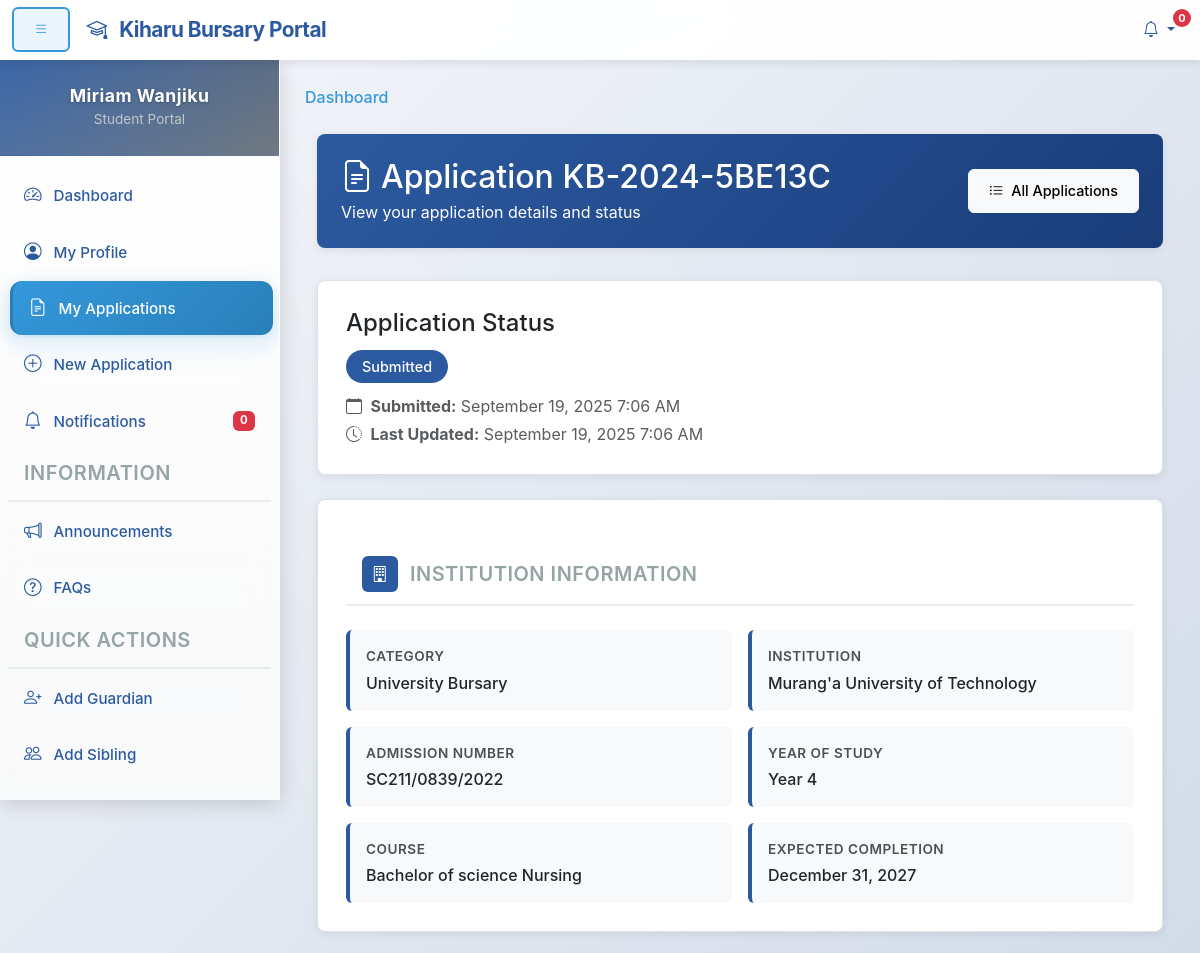
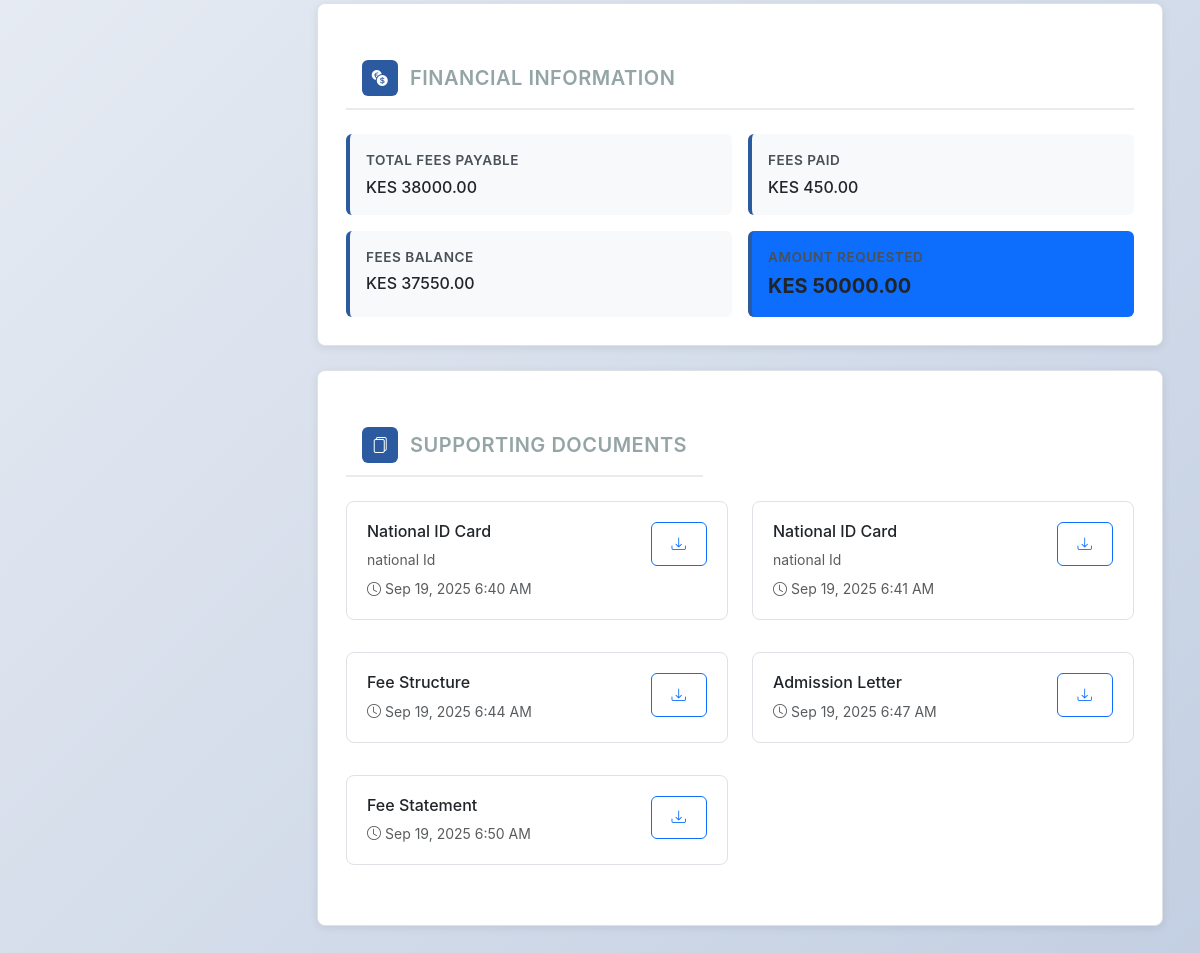
The page /student/application/75/ (signed in) on the database as committed earlier (2 pictures, top to bottom).
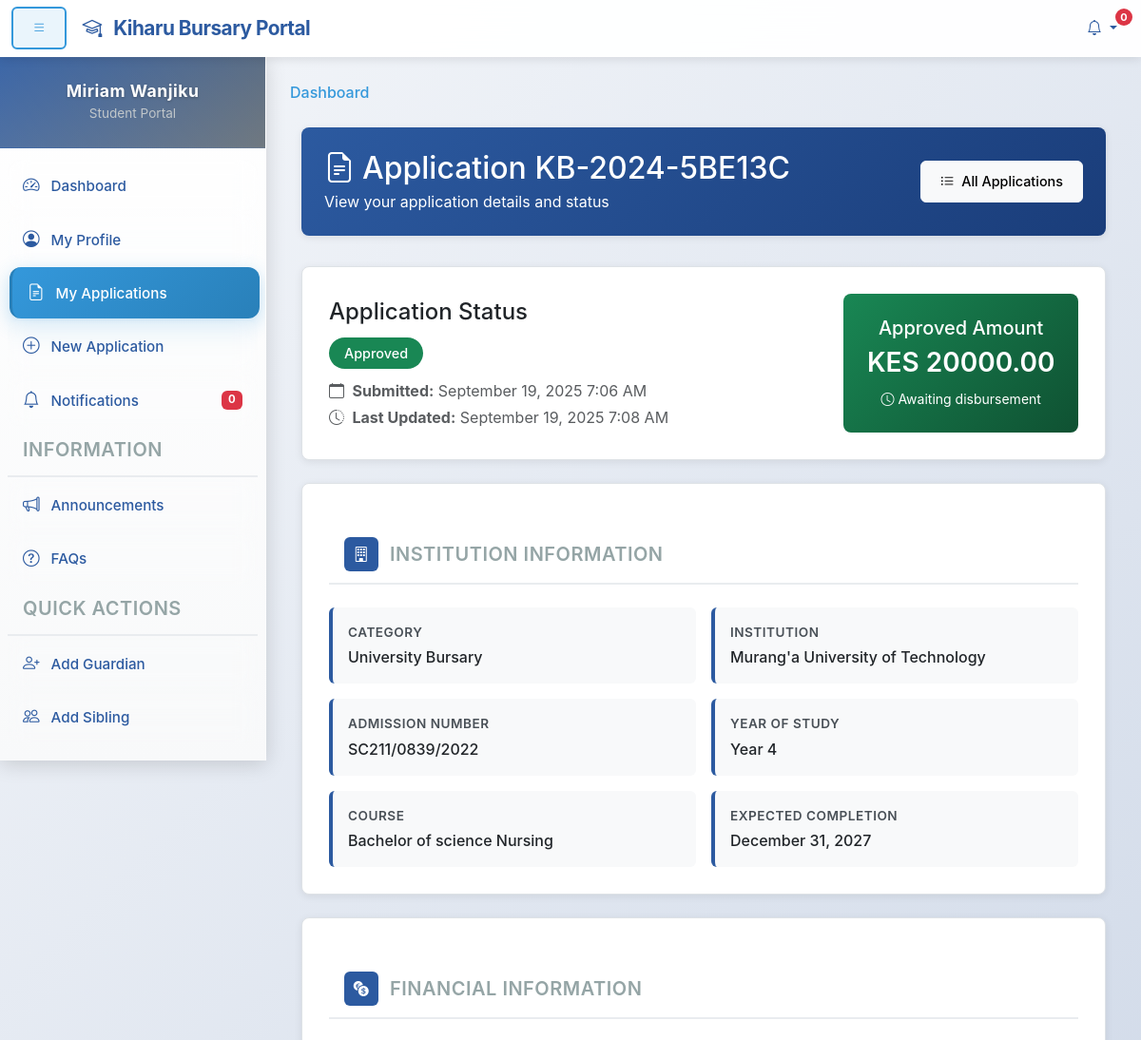
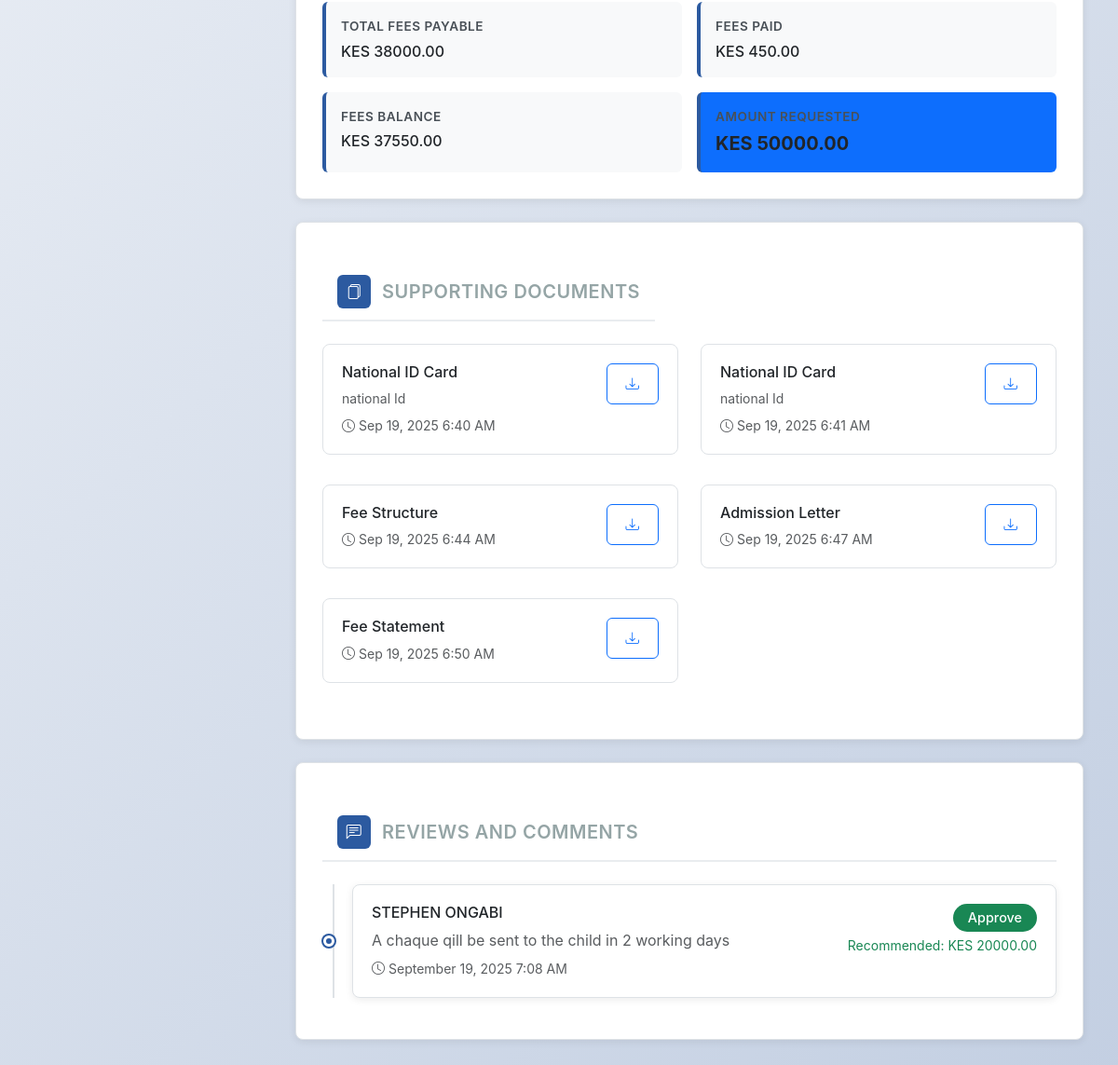
The same page on the database as committed later (2 pictures, top to bottom).
### kiharu_system/models.py (models this page shows, shortened)
class Application(models.Model):
    APPLICATION_STATUS = (
        ('draft', 'Draft'),
        ('submitted', 'Submitted'),
        ('under_review', 'Under Review'),
        ('approved', 'Approved'),
        ('rejected', 'Rejected'),
        ('disbursed', 'Disbursed'),
    )
    application_number = models.CharField(max_length=20, unique=True, editable=False)
    applicant = models.ForeignKey(Applicant, on_delete=models.CASCADE, related_name='applications')
    fiscal_year = models.ForeignKey(FiscalYear, on_delete=models.CASCADE)
    bursary_category = models.ForeignKey(BursaryCategory, on_delete=models.CASCADE)
    institution = models.ForeignKey(Institution, on_delete=models.CASCADE)
    status = models.CharField(max_length=20, choices=APPLICATION_STATUS, default='draft')
    admission_number = models.CharField(max_length=100)
    year_of_study = models.PositiveIntegerField()
    course_name = models.CharField(max_length=200, blank=True, null=True)  # For college/university
    expected_completion_date = models.DateField()
    total_fees_payable = models.DecimalField(max_digits=10, decimal_places=2)
    fees_paid = models.DecimalField(max_digits=10, decimal_places=2)
    fees_balance = models.DecimalField(max_digits=10, decimal_places=2)
    amount_requested = models.DecimalField(max_digits=10, decimal_places=2)
    other_bursaries = models.BooleanField(default=False)
    other_bursaries_amount = models.DecimalField(max_digits=10, decimal_places=2, default=0)
    other_bursaries_source = models.CharField(max_length=200, blank=True, null=True)
    is_orphan = models.BooleanField(default=False)
    is_disabled = models.BooleanField(default=False)
    has_chronic_illness = models.BooleanField(default=False)
    chronic_illness_description = models.TextField(blank=True, null=True)
    date_submitted = models.DateTimeField(auto_now_add=True)
    last_updated = models.DateTimeField(auto_now=True)
    previous_allocation = models.BooleanField(default=False)
    previous_allocation_year = models.CharField(max_length=20, blank=True, null=True)
    previous_allocation_amount = models.DecimalField(max_digits=10, decimal_places=2, default=0)

class Document(models.Model):
    DOCUMENT_TYPES = (
        ('id_card', 'National ID Card'),
        ('admission_letter', 'Admission Letter'),
        ('fee_structure', 'Fee Structure'),
        ('fee_statement', 'Fee Statement'),
        ('academic_results', 'Academic Results'),
        ('birth_certificate', 'Birth Certificate'),
        ('parent_id', 'Parent/Guardian ID'),
        ('death_certificate', 'Death Certificate'),
        ('medical_report', 'Medical Report'),
        ('recommendation_letter', 'Recommendation Letter'),
        ('other', 'Other Document'),
    )
    application = models.ForeignKey(Application, on_delete=models.CASCADE, related_name='documents')
    document_type = models.CharField(max_length=30, choices=DOCUMENT_TYPES)
    file = models.FileField(upload_to='bursary_documents/')
    description = models.CharField(max_length=200, blank=True, null=True)
    uploaded_at = models.DateTimeField(auto_now_add=True)

class BursaryCategory(models.Model):
    CATEGORY_TYPES = (
        ('highschool', 'High School'),
        ('special_school', 'Special School'),
        ('college', 'College'),
        ('university', 'University'),
    )
    name = models.CharField(max_length=100)
    category_type = models.CharField(max_length=20, choices=CATEGORY_TYPES)
    fiscal_year = models.ForeignKey(FiscalYear, on_delete=models.CASCADE, related_name='categories')
    allocation_amount = models.DecimalField(max_digits=12, decimal_places=2)
    max_amount_per_applicant = models.DecimalField(max_digits=10, decimal_places=2)

class Institution(models.Model):
    INSTITUTION_TYPES = (
        ('highschool', 'High School'),
        ('special_school', 'Special School'),
        ('college', 'College'),
        ('university', 'University'),
    )
    name = models.CharField(max_length=200)
    institution_type = models.CharField(max_length=20, choices=INSTITUTION_TYPES)
    county = models.CharField(max_length=100)
    postal_address = models.CharField(max_length=100, blank=True, null=True)
    phone_number = models.CharField(max_length=20, blank=True, null=True)
    email = models.EmailField(blank=True, null=True)

class Allocation(models.Model):
    application = models.OneToOneField(Application, on_delete=models.CASCADE, related_name='allocation')
    amount_allocated = models.DecimalField(max_digits=10, decimal_places=2)
    allocation_date = models.DateField(auto_now_add=True)
    approved_by = models.ForeignKey(User, on_delete=models.SET_NULL, null=True, related_name='approvals')
    cheque_number = models.CharField(max_length=50, blank=True, null=True)
    is_disbursed = models.BooleanField(default=False)
    disbursement_date = models.DateField(blank=True, null=True)
    disbursed_by = models.ForeignKey(User, on_delete=models.SET_NULL, null=True, related_name='disbursements')
    remarks = models.TextField(blank=True, null=True)

class Review(models.Model):
    application = models.ForeignKey(Application, on_delete=models.CASCADE, related_name='reviews')
    reviewer = models.ForeignKey(User, on_delete=models.SET_NULL, null=True, related_name='reviews')
    comments = models.TextField()
    recommendation = models.CharField(max_length=50, choices=[
        ('approve', 'Approve'),
        ('reject', 'Reject'),
        ('more_info', 'Request More Information')
    ])
    recommended_amount = models.DecimalField(max_digits=10, decimal_places=2, blank=True, null=True)
    review_date = models.DateTimeField(auto_now_add=True)

class User(AbstractUser):
    USER_TYPES = (
        ('applicant', 'Applicant'),
        ('admin', 'Administrator'),
        ('reviewer', 'Application Reviewer'),
        ('finance', 'Finance Officer'),
    )
    user_type = models.CharField(max_length=20, choices=USER_TYPES, default='applicant')
    id_number = models.CharField(max_length=20, unique=True, null=True, blank=True)
    phone_regex = RegexValidator(
        regex=r'^\+254\d{9}$',
        message="Phone number must be entered in the format: '+254XXXXXXXXX'. Exactly 12 digits including country code."
    )
    phone_number = models.CharField(validators=[phone_regex], max_length=17, blank=True)

### kiharu_system/views.py (the view)
# urls.py: path('student/application/<int:pk>/', views.student_application_detail, name='student_application_detail'),
@login_required
def student_application_detail(request, pk):
    try:
        applicant = request.user.applicant_profile
    except Applicant.DoesNotExist:
        return redirect('student_profile_create')
    application = get_object_or_404(Application, pk=pk, applicant=applicant)
    documents = Document.objects.filter(application=application)
    reviews = Review.objects.filter(application=application).order_by('-review_date')
    try:
        allocation = Allocation.objects.get(application=application)
    except Allocation.DoesNotExist:
        allocation = None
    context = {
        'application': application,
        'documents': documents,
        'reviews': reviews,
        'allocation': allocation,
    }
    return render(request, 'students/application_detail.html', context)

### templates/students/application_detail.html (shortened to what the changed rows need)
{% extends 'student_base.html' %}
{% load static %}
{% block content %}
<div class="container-fluid">
    <div class="row">
        <div class="col-12">
            <div class="page-header">
                <div class="d-flex justify-content-between align-items-center flex-wrap">
                    <div>
                        <h2 class="mb-1">
                            <i class="bi bi-file-earmark-text me-2"></i>Application {{ application.application_number }}
                        </h2>
                        <p class="mb-0 opacity-90">View your application details and status</p>
                    </div>
                </div>
            </div>
            <div class="detail-card">
                <div class="row align-items-center">
                    <div class="col-md-8">
                        <h4 class="mb-3">Application Status</h4>
                        <span class="status-badge status-{{ application.status }}">
                            {{ application.get_status_display }}
                        </span>
                        <div class="mt-3">
                            <p class="mb-1 text-muted">
                                <i class="bi bi-calendar me-1"></i>
                                <strong>Submitted:</strong> {{ application.date_submitted|date:"F j, Y g:i A"|default:"Not submitted" }}
                            </p>
                            <p class="mb-0 text-muted">
                                <i class="bi bi-clock-history me-1"></i>
                                <strong>Last Updated:</strong> {{ application.last_updated|date:"F j, Y g:i A" }}
                            </p>
                        </div>
                    </div>
                    <div class="col-md-4">
                        {% if allocation %}
                            <div class="amount-display">
                                <h5 class="mb-2">Approved Amount</h5>
                                <h3 class="mb-2">KES {{ allocation.amount_allocated|floatformat:2 }}</h3>
                                {% if allocation.is_disbursed %}
                                    <small class="opacity-90">
                                        <i class="bi bi-check-circle me-1"></i>Disbursed on {{ allocation.disbursement_date|date:"M j, Y" }}
                                    </small>
                                {% else %}
                                    <small class="opacity-90">
                                        <i class="bi bi-clock me-1"></i>Awaiting disbursement
                                    </small>
                                {% endif %}
                            </div>
                        {% endif %}
                    </div>
                </div>
            </div>
            <div class="detail-card">
                <div class="info-grid">
                    <div class="info-item">
                        <div class="info-label">Category</div>
                        <div class="info-value">{{ application.bursary_category.name }}</div>
                    </div>
                    <div class="info-item">
                        <div class="info-label">Institution</div>
                        <div class="info-value">{{ application.institution.name }}</div>
                    </div>
                    <div class="info-item">
                        <div class="info-label">Admission Number</div>
                        <div class="info-value">{{ application.admission_number }}</div>
                    </div>
                    <div class="info-item">
                        <div class="info-label">Year of Study</div>
                        <div class="info-value">Year {{ application.year_of_study }}</div>
                    </div>
                    {% if application.course_name %}
                    <div class="info-item">
                        <div class="info-label">Course</div>
                        <div class="info-value">{{ application.course_name }}</div>
                    </div>
                    {% endif %}
                    <div class="info-item">
                        <div class="info-label">Expected Completion</div>
                        <div class="info-value">{{ application.expected_completion_date|date:"F j, Y" }}</div>
                    </div>
                </div>
            </div>
            <div class="detail-card">
                <div class="info-grid">
                    <div class="info-item">
                        <div class="info-label">Total Fees Payable</div>
                        <div class="info-value">KES {{ application.total_fees_payable|floatformat:2 }}</div>
                    </div>
                    <div class="info-item">
                        <div class="info-label">Fees Paid</div>
                        <div class="info-value">KES {{ application.fees_paid|floatformat:2 }}</div>
                    </div>
                    <div class="info-item">
                        <div class="info-label">Fees Balance</div>
                        <div class="info-value">KES {{ application.fees_balance|floatformat:2 }}</div>
                    </div>
                    <div class="info-item bg-primary text-white">
                        <div class="info-label">Amount Requested</div>
                        <div class="info-value fs-5 fw-bold">KES {{ application.amount_requested|floatformat:2 }}</div>
                    </div>
                </div>
            </div>
            <div class="detail-card">
                {% if documents %}
                    <div class="row">
                        {% for document in documents %}
                        <div class="col-md-6 mb-3">
                            <div class="document-card">
                                <div class="d-flex justify-content-between align-items-start">
                                    <div class="flex-grow-1">
                                        <h6 class="mb-2">{{ document.get_document_type_display }}</h6>
                                        {% if document.description %}
                                            <p class="text-muted small mb-2">{{ document.description }}</p>
                                        {% endif %}
                                        <div class="d-flex align-items-center text-muted small">
                                            <i class="bi bi-clock me-1"></i>
                                            {{ document.uploaded_at|date:"M j, Y g:i A" }}
                                        </div>
                                    </div>
                                    <div class="d-flex gap-1">
                                        <a href="{{ document.file.url }}" target="_blank" class="btn btn-sm btn-outline-primary">
                                            <i class="bi bi-download"></i>
                                        </a>
                                    </div>
                                </div>
                            </div>
                        </div>
                        {% endfor %}
                    </div>
                {% endif %}
            </div>
            {% if reviews %}
            <div class="detail-card">
                <h4 class="section-header">
                    <i class="bi bi-chat-left-text"></i>Reviews and Comments
                </h4>
                <div class="timeline">
                    {% for review in reviews %}
                    <div class="timeline-item">
                        <div class="d-flex justify-content-between align-items-start">
                            <div class="flex-grow-1">
                                <h6 class="mb-2">{{ review.reviewer.first_name }} {{ review.reviewer.last_name }}</h6>
                                <p class="mb-2 text-muted">{{ review.comments }}</p>
                                <div class="d-flex align-items-center text-muted small">
                                    <i class="bi bi-clock me-1"></i>
                                    {{ review.review_date|date:"F j, Y g:i A" }}
                                </div>
                            </div>
                            <div class="text-end">
                                {% if review.recommendation == 'approve' %}
                                    <span class="badge bg-success status-badge">{{ review.get_recommendation_display }}</span>
                                {% elif review.recommendation == 'reject' %}
                                    <span class="badge bg-danger status-badge">{{ review.get_recommendation_display }}</span>
                                {% else %}
                                    <span class="badge bg-warning status-badge">{{ review.get_recommendation_display }}</span>
                                {% endif %}
                                {% if review.recommended_amount %}
                                    <div class="mt-1 text-success small">
                                        Recommended: KES {{ review.recommended_amount|floatformat:2 }}
                                    </div>
                                {% endif %}
                            </div>
                        </div>
                    </div>
                    {% endfor %}
                </div>
            </div>
            {% endif %}
        </div>
    </div>
</div>
{% endblock %}

Rows that differ between the two databases and show on the page:
changed Application "Bachelor of science Nursing": status "Submitted" → "Approved"; last_updated "September 19, 2025 7:06 AM" → "September 19, 2025 7:08 AM"
added Allocation: amount_allocated "20000.00"
added Review: reviewer.first_name "STEPHEN", reviewer.last_name "ONGABI", comments "A chaque qill be sent to the child in 2 working days", review_date "September 19, 2025 7:08 AM", recommendation "Approve", recommended_amount "20000.00"
Other text that changed with them:
text now shown: "Approved Amount KES Awaiting disbursement REVIEWS AND COMMENTS"
